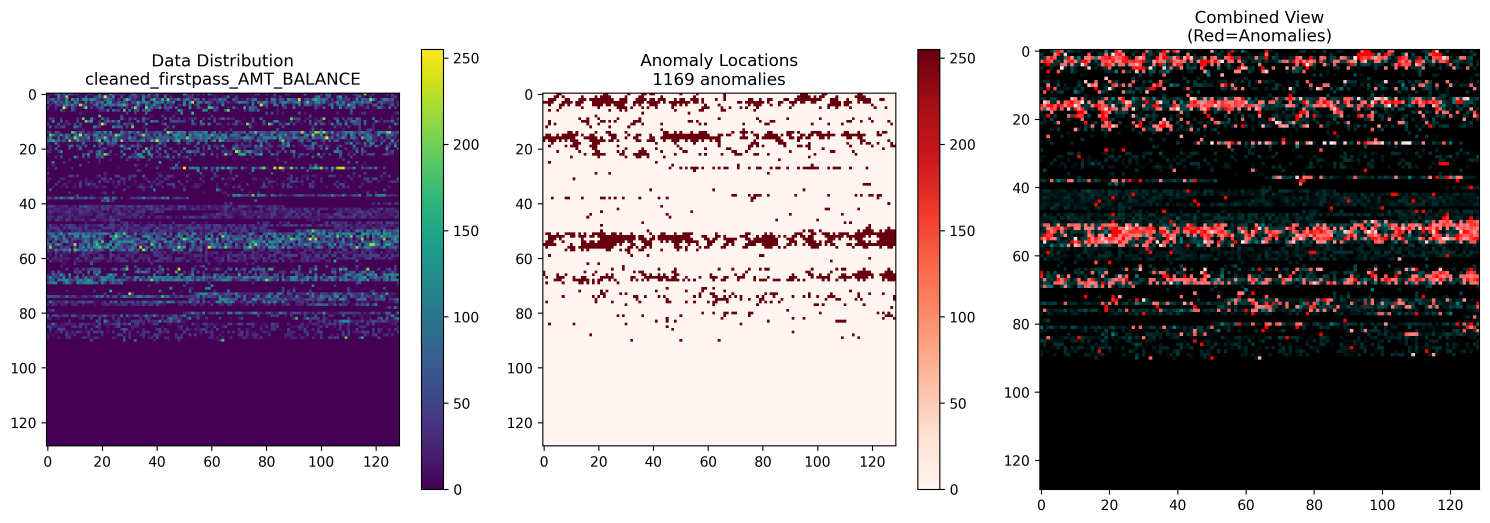
#> input picture anomaly_visualizations/anomaly_detail_1_cleaned_firstpass_AMT_BALANCE.png, 4468 x 1569 px (shown at 1/3 size); its folder holds only this picture in this run
$ python -i secondpass.py   (imports and definitions only)
#> lines starting #> are read from the running program, lines starting #| are printed output that depends on the picture
import pandas as pd
import json
import os
import numpy as np
import cv2
from pyod.models.iforest import IForest
from pyod.models.lof import LOF
from pyod.models.ocsvm import OCSVM
from pyod.models.knn import KNN
from sklearn.preprocessing import StandardScaler, RobustScaler
from sklearn.ensemble import IsolationForest
from sklearn.covariance import EllipticEnvelope
from scipy import stats
from scipy.spatial.distance import mahalanobis
from datetime import datetime
from concurrent.futures import ThreadPoolExecutor, ProcessPoolExecutor, as_completed
from threading import Lock
import time
import multiprocessing
import warnings
from collections import Counter

# Suppress warnings
# [3 lines not run here, left out]

# Thread-safe file writing
file_lock = Lock()

class MultiMethodAnomalyDetector:
    """Enhanced anomaly detector using multiple methods with confidence voting"""

    def __init__(self, contamination=0.05, confidence_threshold=0.6, min_votes=2):
        self.contamination = contamination
        self.confidence_threshold = confidence_threshold
        self.min_votes = min_votes
        self.methods = {}
        self.scalers = {}

    def _prepare_morphological_features(self, data):
        """Extract morphological features from data patterns"""
        try:
            # Convert data to image-like format for morphological operations
            if data.shape[1] < 2:
                return data

            # Normalize data to 0-255 range for CV2
            normalized_data = ((data - data.min()) / (data.max() - data.min()) * 255).astype(np.uint8)

            morphological_features = []

            for row in normalized_data:
                # Reshape row to 2D if possible
                if len(row) >= 4:
                    # Try to create a square-ish image
                    side_len = int(np.sqrt(len(row)))
                    if side_len * side_len <= len(row):
                        img = row[:side_len*side_len].reshape(side_len, side_len)

                        # Apply morphological operations
                        kernel = cv2.getStructuringElement(cv2.MORPH_RECT, (3, 3))

                        # Opening (erosion followed by dilation)
                        opening = cv2.morphologyEx(img, cv2.MORPH_OPEN, kernel)

                        # Closing (dilation followed by erosion)
                        closing = cv2.morphologyEx(img, cv2.MORPH_CLOSE, kernel)

                        # Gradient (difference between dilation and erosion)
                        gradient = cv2.morphologyEx(img, cv2.MORPH_GRADIENT, kernel)

                        # Calculate features from morphological operations
                        features = [
                            np.mean(opening), np.std(opening),
                            np.mean(closing), np.std(closing),
                            np.mean(gradient), np.std(gradient),
                            np.sum(gradient > 0),  # Number of edge pixels
                            np.mean(np.abs(img - opening)),  # Texture measure
                            np.mean(np.abs(img - closing)),   # Pattern measure
                        ]
                        morphological_features.append(features)
                    else:
                        # Fallback: use statistical features
                        morphological_features.append([
                            np.mean(row), np.std(row), np.median(row),
                            stats.skew(row), stats.kurtosis(row),
                            np.percentile(row, 25), np.percentile(row, 75),
                            np.sum(np.diff(row) > 0), np.sum(np.diff(row) < 0)
                        ])
                else:
                    # Very few features - use basic stats
                    morphological_features.append([
                        np.mean(row), np.std(row), np.min(row), np.max(row),
                        0, 0, 0, 0, 0  # Pad with zeros
                    ])

            return np.array(morphological_features)

        except Exception as e:
            print(f"⚠️ Morphological feature extraction failed: {e}")
            return data

    def fit(self, data):
        """Fit multiple anomaly detection methods"""
        print("🔧 Training multiple anomaly detection methods...")

        # Prepare different scalers
        self.scalers['standard'] = StandardScaler()
        self.scalers['robust'] = RobustScaler()

        # Fit scalers
        data_standard = self.scalers['standard'].fit_transform(data)
        data_robust = self.scalers['robust'].fit_transform(data)

        # Prepare morphological features
        morph_features = self._prepare_morphological_features(data_standard)

        # Method 1: Isolation Forest (PyOD)
        self.methods['isolation_forest'] = IForest(
            n_estimators=200,
            contamination=self.contamination,
            random_state=42,
            max_samples='auto'
        )

        # Method 2: Local Outlier Factor
        self.methods['lof'] = LOF(
            n_neighbors=20,
            contamination=self.contamination,
            leaf_size=30
        )

        # Method 3: One-Class SVM
        self.methods['ocsvm'] = OCSVM(
            contamination=self.contamination,
            kernel='rbf',
            gamma='auto'
        )

        # Method 4: K-Nearest Neighbors
        self.methods['knn'] = KNN(
            contamination=self.contamination,
            n_neighbors=15,
            method='largest'
        )

        # Method 5: Elliptic Envelope (Sklearn)
        self.methods['elliptic'] = EllipticEnvelope(
            contamination=self.contamination,
            random_state=42
        )

        # Method 6: Statistical Z-Score method (custom)
        self.methods['zscore'] = None  # Will be handled separately

        # Method 7: Mahalanobis Distance (custom)
        self.methods['mahalanobis'] = None  # Will be handled separately

        # Fit methods
        try:
            self.methods['isolation_forest'].fit(data_standard)
            print("✅ Isolation Forest trained")
        except Exception as e:
            print(f"❌ Isolation Forest failed: {e}")
            del self.methods['isolation_forest']

        try:
            self.methods['lof'].fit(data_robust)
            print("✅ LOF trained")
        except Exception as e:
            print(f"❌ LOF failed: {e}")
            del self.methods['lof']

        try:
            self.methods['ocsvm'].fit(data_standard)
            print("✅ One-Class SVM trained")
        except Exception as e:
            print(f"❌ One-Class SVM failed: {e}")
            del self.methods['ocsvm']

        try:
            self.methods['knn'].fit(data_robust)
            print("✅ KNN trained")
        except Exception as e:
            print(f"❌ KNN failed: {e}")
            del self.methods['knn']

        try:
            self.methods['elliptic'].fit(data_standard)
            print("✅ Elliptic Envelope trained")
        except Exception as e:
            print(f"❌ Elliptic Envelope failed: {e}")
            del self.methods['elliptic']

        # Store data statistics for custom methods
        self.data_mean = np.mean(data, axis=0)
        self.data_std = np.std(data, axis=0)
        self.data_cov = np.cov(data.T)
        self.data_cov_inv = np.linalg.pinv(self.data_cov)  # Pseudo-inverse for numerical stability

        # Store morphological features statistics
        if morph_features is not None:
            self.morph_mean = np.mean(morph_features, axis=0)
            self.morph_std = np.std(morph_features, axis=0)

        print(f"🎯 Successfully trained {len(self.methods)} anomaly detection methods")

    # [470 lines left out: functions predict_with_confidence, process_chunk_batch_enhanced, write_flagged_record_batch_enhanced, detect_anomalies_enhanced, analyze_flagged_file_enhanced, not called in this run]

# [153 lines not run here, left out]

>>> import cv2
>>> picture = cv2.imread('anomaly_visualizations/anomaly_detail_1_cleaned_firstpass_AMT_BALANCE.png', cv2.IMREAD_GRAYSCALE)
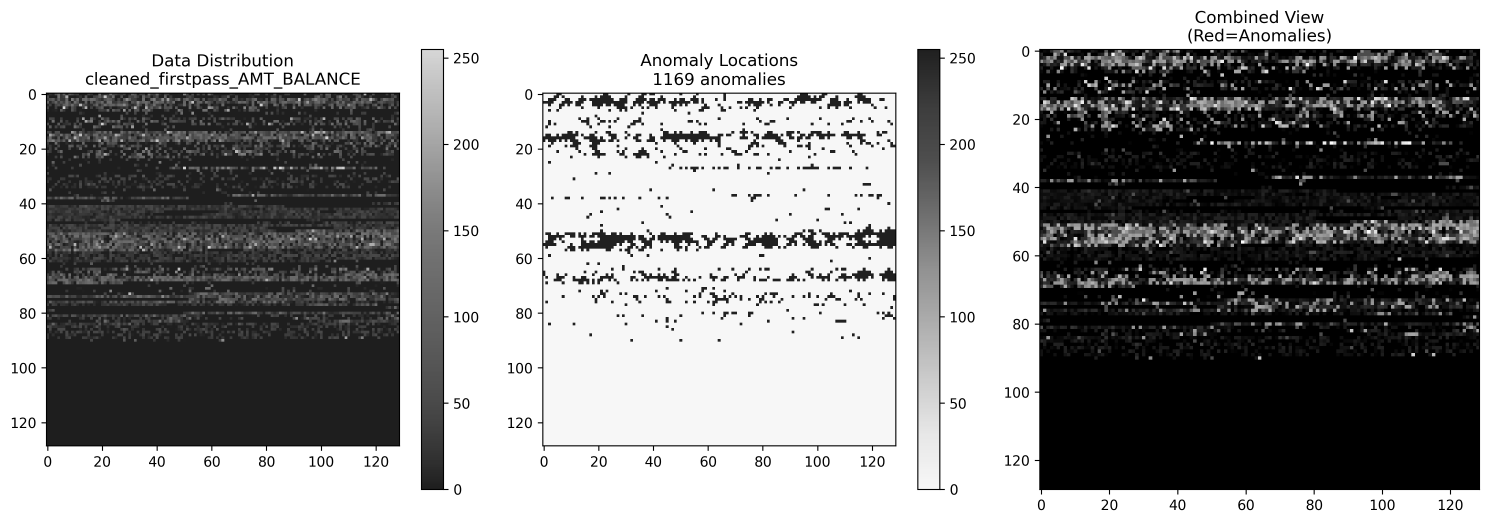
#> picture: shape (1569, 4468) (shown at 1/3 size); min 0, max 255, mean 151.3
>>> result = MultiMethodAnomalyDetector().fit(picture)
#> in fit, `data_standard = self.scalers['standard'].fit_transform(data)`:
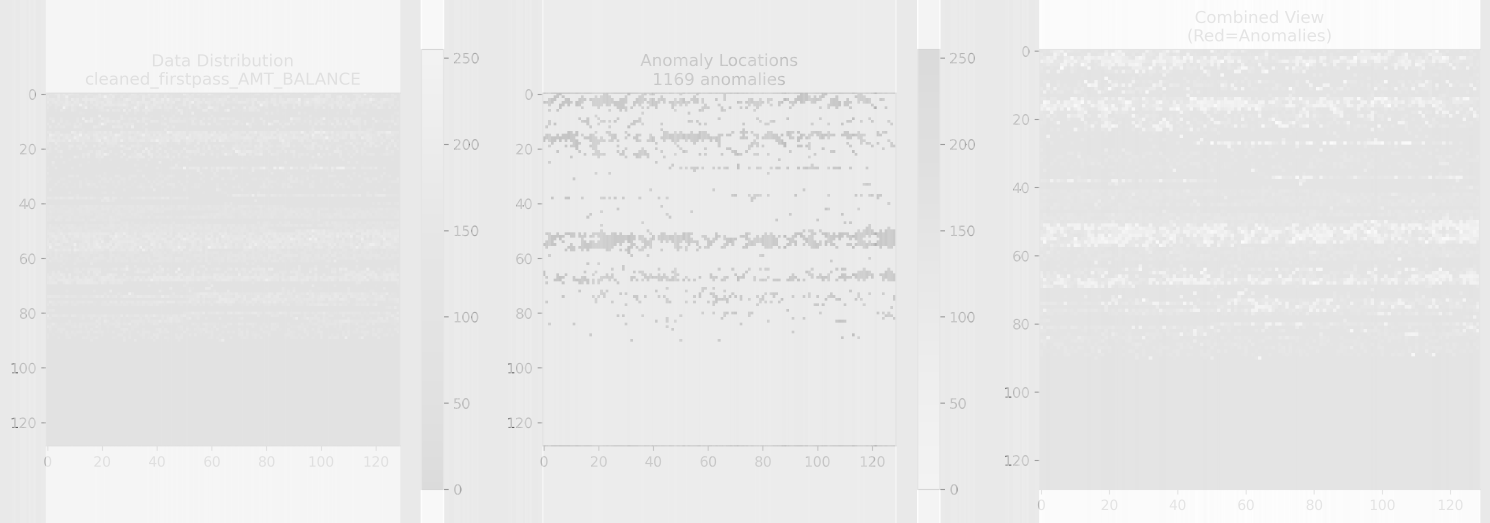
#> data_standard: shape (1569, 4468) float64 (shown at 1/3 size); min -27.22, max 2.53, mean 1.16e-16; drawn with min black and max white
#> in fit, `data_robust = self.scalers['robust'].fit_transform(data)`:
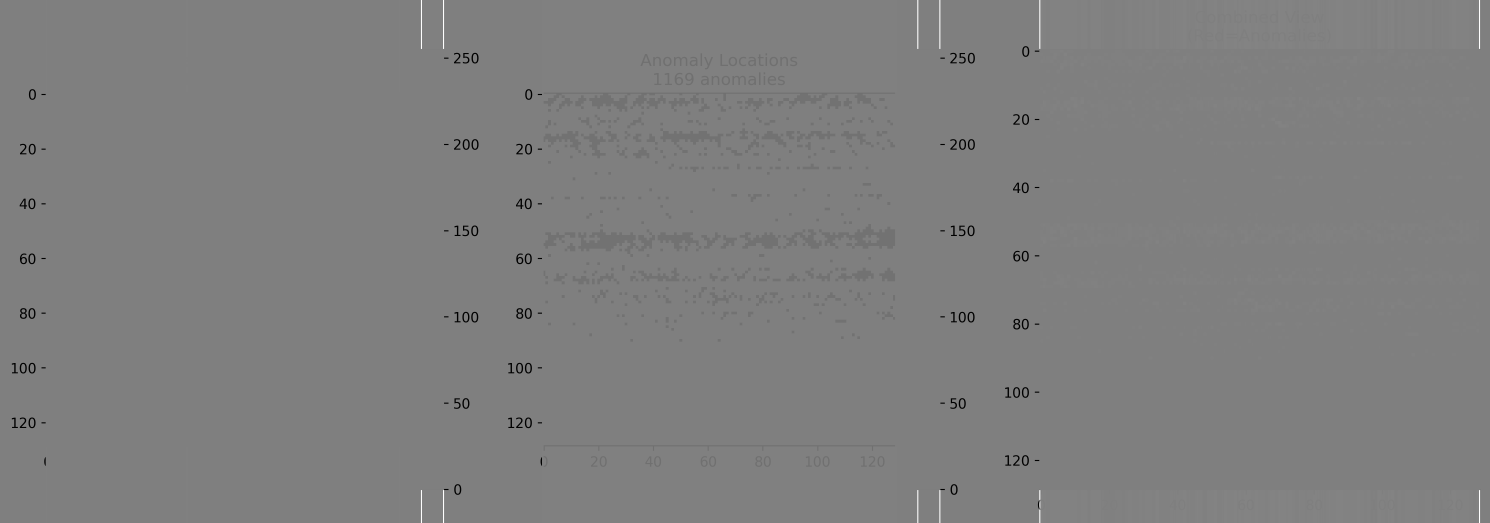
#> data_robust: shape (1569, 4468) float64 (shown at 1/3 size); min -255, max 255, mean -0.6; drawn with min black and max white
#> the loop in _prepare_morphological_features, `for row in normalized_data:` made 1569 passes
#> features on passes 1 to 12: [242, 7.17, 243, 6.94, 3.19, 5.05, 3172, 0.566, 46.68], [242, 7.17, 243, 6.94, 3.19, 5.05, 3172, 0.566, 46.68], [242, 7.17, 243, 6.94, 3.19, 5.05, 3172, 0.566, 46.68], [242, 7.17, 243, 6.94, 3.19, 5.05, 3172, 0.566, 46.68], [242, 7.17, 243, 6.94, 3.19, 5.05, 3172, 0.566, 46.68], [242, 7.17, 243, 6.94, 3.19, 5.05, 3172, 0.566, 46.68], [242, 7.17, 243, 6.94, 3.19, 5.05, 3172, 0.566, 46.68], [242, 7.17, 243, 6.94, 3.19, 5.05, 3172, 0.566, 46.68], [242, 7.17, 243, 6.94, 3.19, 5.05, 3172, 0.566, 46.68], [242, 7.17, 243, 6.94, 3.19, 5.05, 3172, 0.566, 46.68], [242, 7.17, 243, 6.94, 3.19, 5.05, 3172, 0.566, 46.68], [242, 7.17, 243, 6.94, 3.19, 5.05, 3172, 0.566, 46.68]
#> pass 1, in _prepare_morphological_features, `img = row[:side_len*side_len].reshape(side_len, side_len)`:
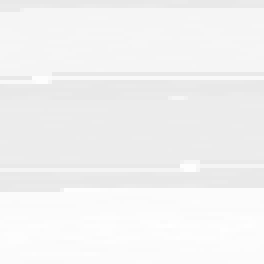
#> img: shape (66, 66) (shown 4 times larger); min 233, max 255, mean 242.6
#> pass 1, in _prepare_morphological_features, `gradient = cv2.morphologyEx(img, cv2.MORPH_GRADIENT, kernel)`:
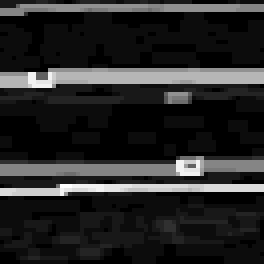
#> gradient: shape (66, 66) (shown 4 times larger); min 0, max 21, mean 3.2; drawn with min black and max white
#> after the loop in _prepare_morphological_features, `for row in normalized_data:`: morphological_features = 1569 items
#> (the run stopped early here; a loop or call above may not have finished)
